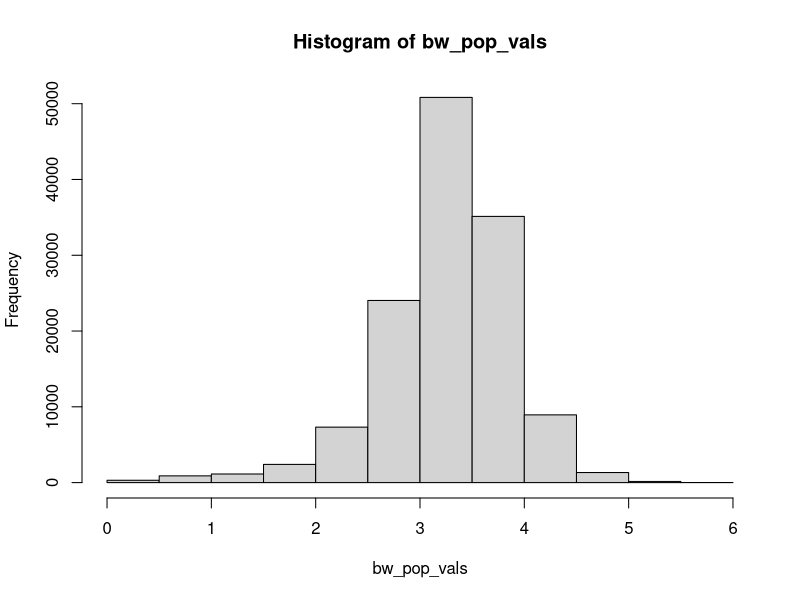
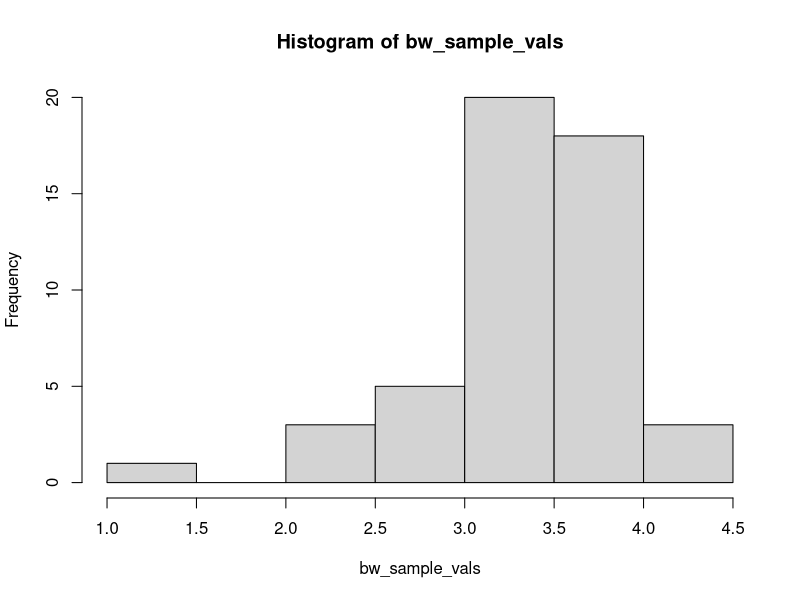
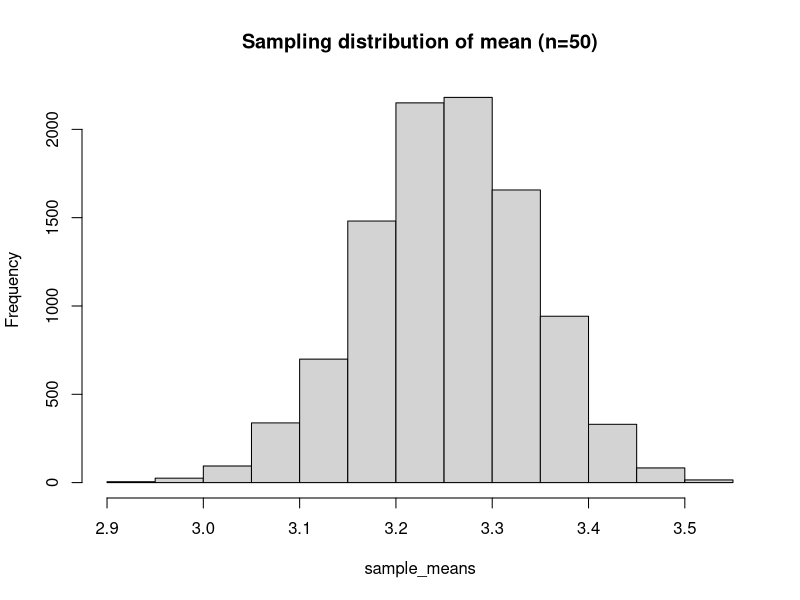
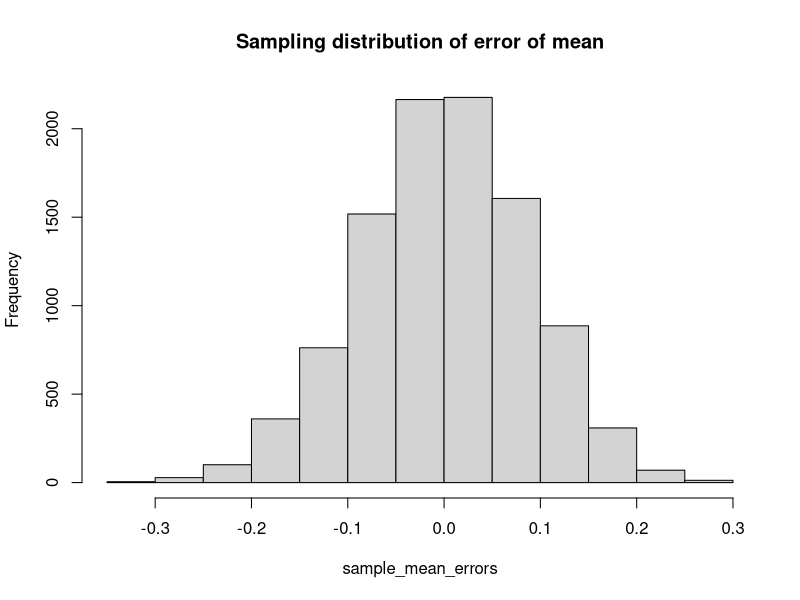
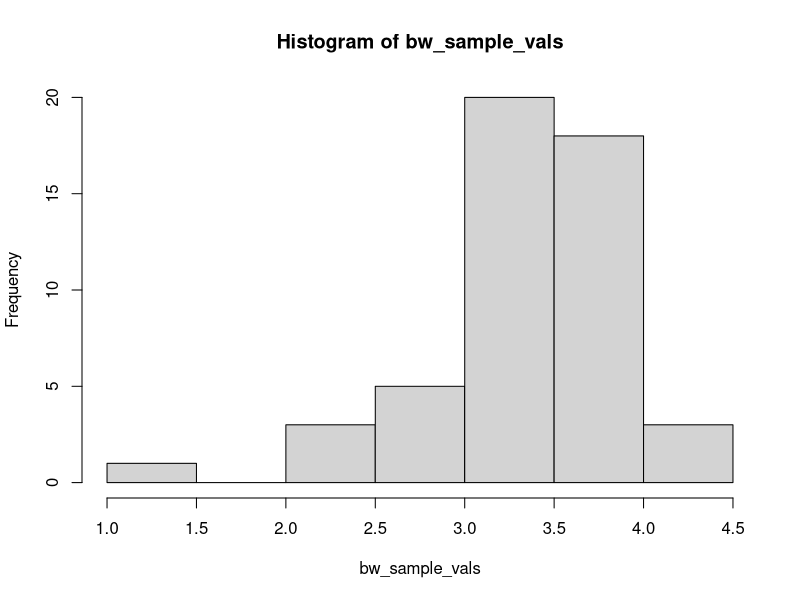
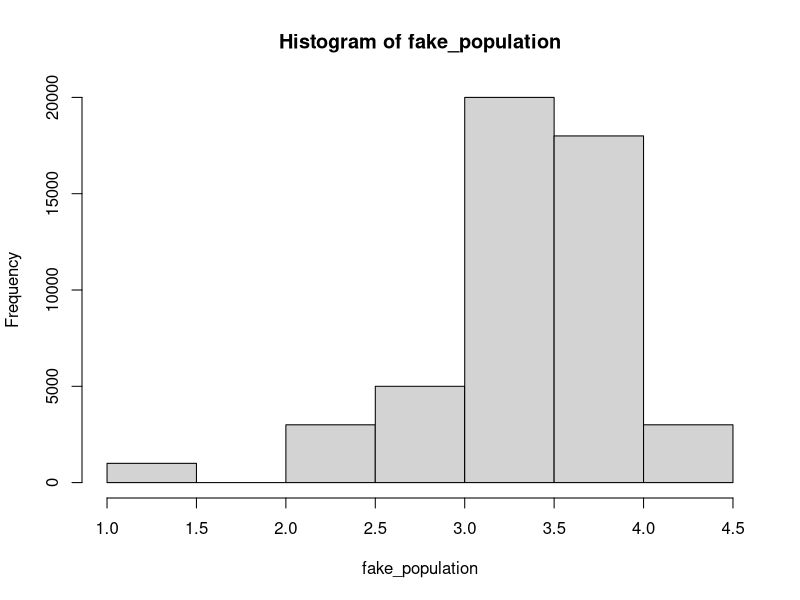
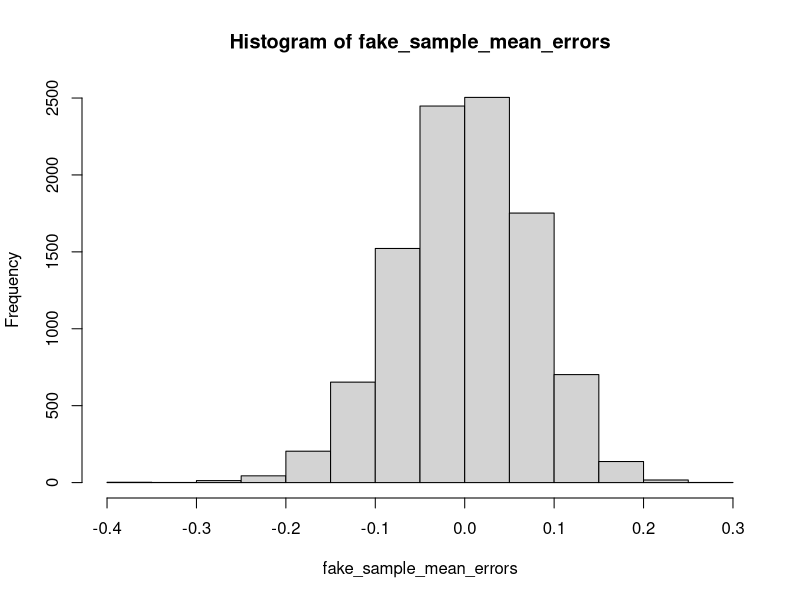
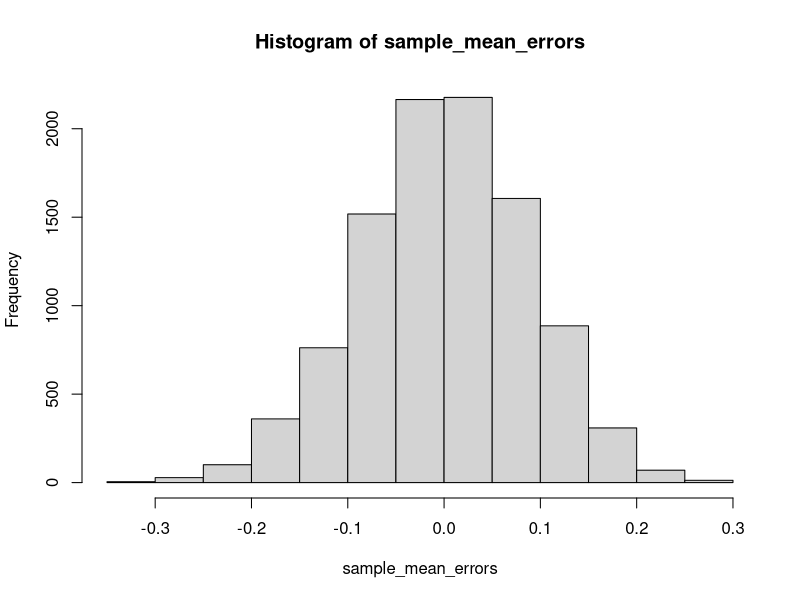

Here is the R script that generated these plots, in order:
## ---- chunk 1
# Birth weights for every baby born in North Carolina.
df <- read.csv('data/nc_birth_weights.csv')
bw_pop_vals = df[['birth_weight']]
bw_pop_vals
## ---- chunk 2
hist(bw_pop_vals)
## ---- chunk 3
# A random sample of birthweights that someone has taken for us.
bw_sample_vals = read.csv('data/nc_birth_weights_sample.csv')[['birth_weight']]
bw_sample_vals
## ---- chunk 4
# This is the kind of random sample I would get by using the
# `sample` function in R, like this:
sample(bw_pop_vals, size=50)
## ---- chunk 5
hist(bw_sample_vals)
## ---- chunk 6
sample_mean <- mean(bw_sample_vals)
sample_mean
## ---- chunk 7
pop_mean <- mean(bw_pop_vals)
pop_mean
## ---- chunk 8
# Draw another random sample.  Look at the mean.
another_sample <- sample(bw_pop_vals, size=50)
mean(another_sample)
## ---- chunk 9
# Draw 10,000 samples.  Take the mean of each sample, and record it.
sample_means <- numeric(10000)
for (i in 1:10000) {
    this_sample <- sample(bw_pop_vals, size=50)
    sample_means[i] <- mean(this_sample)
}
# We now have 10,000 sample means.
sample_means
## ---- chunk 10
hist(sample_means, main='Sampling distribution of mean (n=50)')
## ---- chunk 11
mean(sample_means)
## ---- chunk 12
mean(bw_pop_vals)
## ---- chunk 13
# Draw another random sample.  Look at the mean.
yet_another_sample <- sample(bw_pop_vals, size=50)
yet_another_mean <- mean(yet_another_sample)
yet_another_mean
## ---- chunk 14
error_of_sample_mean <- yet_another_mean - pop_mean
error_of_sample_mean
## ---- chunk 15
sample_mean_errors <- sample_means - pop_mean
hist(sample_mean_errors, main='Sampling distribution of error of mean')
## ---- chunk 16
mean(bw_sample_vals)
## ---- chunk 17
# Where is the 2.5% cut-off for the sample mean errors distribution?
bottom_2p5_error <- quantile(sample_mean_errors, 0.025)
bottom_2p5_error
## ---- chunk 18
looking_up_from_low <- sample_mean - bottom_2p5_error
looking_up_from_low
## ---- chunk 19
top_2p5_error = quantile(sample_mean_errors, 0.975)
top_2p5_error
## ---- chunk 20
looking_down_from_high <- sample_mean - top_2p5_error
looking_down_from_high
## ---- chunk 21
confidence_interval = c(looking_down_from_high, looking_up_from_low)
confidence_interval
## ---- chunk 22
# Calculate the confidence intervals using normal distribution assumptions.
confint(lm(bw_sample_vals ~ 1))
## ---- chunk 23
rep(c(1, 2, 3), 10)
## ---- chunk 24
bw_sample_vals
## ---- chunk 25
hist(bw_sample_vals, breaks=10)
## ---- chunk 26
fake_population <- rep(bw_sample_vals, 1000)
fake_population
## ---- chunk 27
hist(fake_population, breaks=10)
## ---- chunk 28
# Draw 10,000 samples from the fake population.  Record the means.
fake_sample_mean_errors <- numeric(10000)
for (i in 1:10000) {
    fake_sample <- sample(fake_population, size=50)
    fake_sample_mean_errors[i] <- mean(fake_sample) - sample_mean
}
# Show the histogram of the means.
hist(fake_sample_mean_errors)
## ---- chunk 29
hist(sample_mean_errors)
## ---- chunk 30
bottom_looking_up <- sample_mean - quantile(fake_sample_mean_errors, 0.025)
top_looking_down <- sample_mean - quantile(fake_sample_mean_errors, 0.975)
c(top_looking_down, bottom_looking_up)
## ---- chunk 31
# The standard R package for calculating bootstrap confidence intervals.
# If you don't have it, install with "install.packages('boot')".
library(boot)
## ---- chunk 32
# A function needed for the bootstrap calculation; just return the bootstrap sample mean.
meanfun <- function(data, i){ return (mean(data[i])) }
## ---- chunk 33
# Calculate the bootstrap confidence intervals.
boot.ci(boot(bw_sample_vals, meanfun, 10000), type = 'basic')
